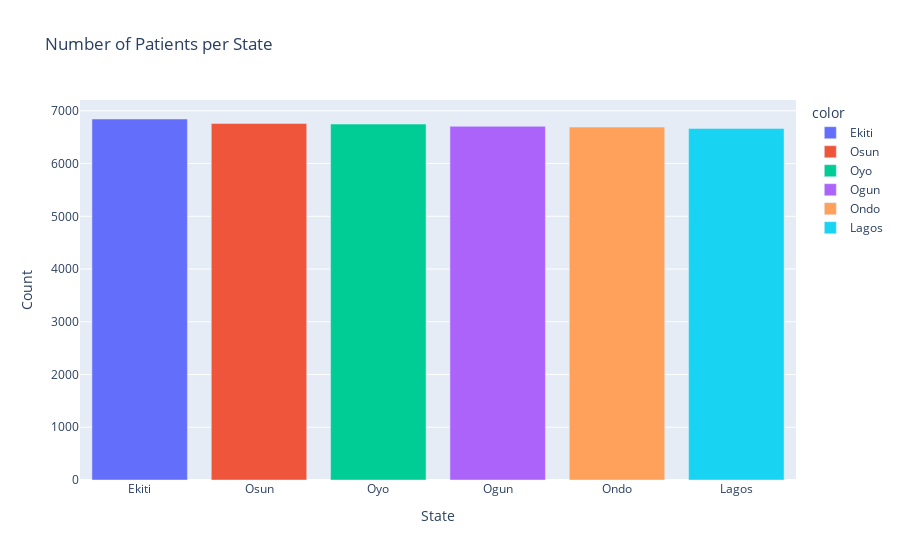

Notebook source saved alongside this figure:
### Code cell
# Determine the number of patients per State
state_counts = df_merged["State"].value_counts()
fig_state = px.bar(
    x=state_counts.index, y=state_counts.values,
    title="Number of Patients per State",
    labels={"x": "State", "y": "Count"},
    color=state_counts.index
)
fig_state.show()

### Figure 1 — Plotly figure (JSON) as saved in the notebook; plotly's stock layout.template omitted (floating-point values rounded to 4 significant figures)
{"data": [{"alignmentgroup": "True", "hovertemplate": "color=Ekiti<br>State=%{x}<br>Count=%{y}<extra></extra>", "legendgroup": "Ekiti", "marker": {"color": "#636efa", "pattern": {"shape": ""}}, "name": "Ekiti", "offsetgroup": "Ekiti", "orientation": "v", "showlegend": true, "textposition": "auto", "type": "bar", "x": ["Ekiti"], "xaxis": "x", "y": [6845], "yaxis": "y"}, {"alignmentgroup": "True", "hovertemplate": "color=Osun<br>State=%{x}<br>Count=%{y}<extra></extra>", "legendgroup": "Osun", "marker": {"color": "#EF553B", "pattern": {"shape": ""}}, "name": "Osun", "offsetgroup": "Osun", "orientation": "v", "showlegend": true, "textposition": "auto", "type": "bar", "x": ["Osun"], "xaxis": "x", "y": [6761], "yaxis": "y"}, {"alignmentgroup": "True", "hovertemplate": "color=Oyo<br>State=%{x}<br>Count=%{y}<extra></extra>", "legendgroup": "Oyo", "marker": {"color": "#00cc96", "pattern": {"shape": ""}}, "name": "Oyo", "offsetgroup": "Oyo", "orientation": "v", "showlegend": true, "textposition": "auto", "type": "bar", "x": ["Oyo"], "xaxis": "x", "y": [6749], "yaxis": "y"}, {"alignmentgroup": "True", "hovertemplate": "color=Ogun<br>State=%{x}<br>Count=%{y}<extra></extra>", "legendgroup": "Ogun", "marker": {"color": "#ab63fa", "pattern": {"shape": ""}}, "name": "Ogun", "offsetgroup": "Ogun", "orientation": "v", "showlegend": true, "textposition": "auto", "type": "bar", "x": ["Ogun"], "xaxis": "x", "y": [6707], "yaxis": "y"}, {"alignmentgroup": "True", "hovertemplate": "color=Ondo<br>State=%{x}<br>Count=%{y}<extra></extra>", "legendgroup": "Ondo", "marker": {"color": "#FFA15A", "pattern": {"shape": ""}}, "name": "Ondo", "offsetgroup": "Ondo", "orientation": "v", "showlegend": true, "textposition": "auto", "type": "bar", "x": ["Ondo"], "xaxis": "x", "y": [6693], "yaxis": "y"}, {"alignmentgroup": "True", "hovertemplate": "color=Lagos<br>State=%{x}<br>Count=%{y}<extra></extra>", "legendgroup": "Lagos", "marker": {"color": "#19d3f3", "pattern": {"shape": ""}}, "name": "Lagos", "offsetgroup": "Lagos", "orientation": "v", "showlegend": true, "textposition": "auto", "type": "bar", "x": ["Lagos"], "xaxis": "x", "y": [6667], "yaxis": "y"}], "layout": {"barmode": "relative", "legend": {"title": {"text": "color"}, "tracegroupgap": 0}, "title": {"text": "Number of Patients per State"}, "xaxis": {"anchor": "y", "domain": [0, 1], "title": {"text": "State"}}, "yaxis": {"anchor": "x", "domain": [0, 1], "title": {"text": "Count"}}}}
